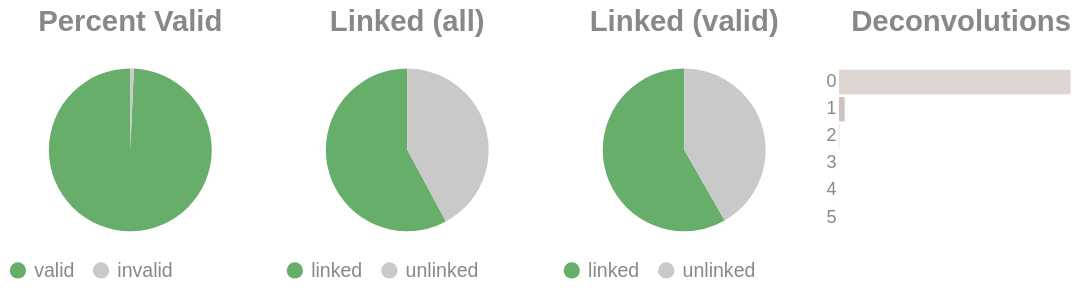

The notebook cell saved with this chart:
### Code cell
if SKIPLR:
    pass
else:
    clash = Counter()
    for i in valids['molecule'].to_list():
        _mol = i.split("-")
        if len(_mol) == 1:
            clash.update('0')
        else:
            clash.update(_mol[-1])

    _d = {"deconvolutions": [], 'count': []}
    for k,v in clash.items():
        _d['deconvolutions'].append(k)
        _d['count'].append(v)

    tot_valid = valids['reads'].sum()
    mask = valids['reads'] >= 2
    n_linked_reads = valids.filter(mask)['reads'].sum()
    if n_linked_reads == 0:
        print_html("No linked molecules (>=2 reads) were detected; skipping linked-only distributions.")
        SKIPLR = True
    else:
        perc_valid = round(tot_valid / n_reads, 4)
        linked_perc_abs = round(n_linked_reads / n_reads, 4)
        linked_perc = round(n_linked_reads / tot_valid, 4)

    _valid = pl.DataFrame({"valids": ['valid', 'invalid'], "count": [tot_valid, n_reads - tot_valid]})
    _linked_abs = pl.DataFrame({"linked (absolute)": ['linked', 'unlinked'], "count": [n_linked_reads, n_reads - n_linked_reads]})
    _linked_rel = pl.DataFrame({"linked (valids)": ['linked', 'unlinked'], "count": [n_linked_reads, tot_valid - n_linked_reads]})

    (
        alt.hconcat(
            piechart(_valid, goodval = 'valid', title = "Percent Valid"),
            piechart(_linked_abs, goodval = "linked", title =  "Linked (all)"),
            piechart(_linked_rel, goodval = "linked", title =  "Linked (valid)"),
            convolutionbar(pl.DataFrame(_d), title = "Deconvolutions"),
            center = True,
            bounds = 'flush'
        )
        .resolve_scale(color='independent')
        .resolve_legend('independent')
        .properties(usermeta={'embedOptions': {"actions": False}})
    ).display()

### Figure 1 — Vega-Lite specification as saved in the notebook (floating-point values rounded to 4 significant figures)
{"width": "container", "height": 400, "config": {"title": {"anchor": "start", "dy": -15, "fontSize": 18, "color": "#888888", "subtitleColor": "#888888", "subtitleFontSize": 14}, "arc": {"fill": "#0072B2"}, "axis": {"domainColor": "#888888", "domainWidth": 0.5, "gridWidth": 0.2, "grid": false, "titleFontWeight": 400, "titleFontSize": 15, "labelFontSize": 11, "labelColor": "#888888", "tickColor": "#888888", "tickWidth": 0.2, "titleColor": "#888888"}, "axisBand": {"grid": false}, "axisX": {"grid": true, "tickSize": 10, "domainCap": "round"}, "axisY": {"domain": false, "grid": true, "tickSize": 0, "domainCap": "round"}, "background": "transparent", "header": {"labelFontSize": 15, "labelColor": "#888888", "titleFontSize": 15, "titleFontWeight": 600, "titleColor": "#888888"}, "legend": {"labelFont": "sans-serif", "labelFontSize": 12, "labelColor": "#888888", "symbolSize": 100, "symbolType": "circle", "titleFontSize": 12, "titlePadding": 10, "titleColor": "#888888", "title": null}, "range": {"category": ["#E69F00", "#56B4E9", "#009E73", "#F0E442", "#0072B2", "#D55E00", "#CC79A7", "#000000"], "diverging": ["#cfe8f3", "#a2d4ec", "#73bfe2", "#46abdb", "#1696d2", "#12719e"]}, "area": {"fill": "#0072B2", "fillOpacity": 0.7, "line": true, "strokeOpacity": 0.7}, "line": {"color": "#0072B2", "stroke": "#0072B2", "strokeWidth": 2}, "trail": {"color": "#0072B2", "stroke": "#0072B2", "strokeWidth": 0, "size": 1}, "point": {"filled": true, "fillOpacity": 1.0, "size": 95}, "text": {"color": "#888888", "fontSize": 11, "align": "right", "fontWeight": 400, "size": 11}, "bar": {"fill": "#0072B2", "stroke": null}, "view": {"stroke": null, "continuousWidth": 660, "continuousHeight": 400}}, "hconcat": [{"data": {"name": "data-3b1410129e62bd8b3e2a248b4351849e"}, "mark": {"type": "arc"}, "encoding": {"color": {"field": "valids", "legend": {"orient": "bottom", "title": null}, "scale": {"domain": ["valid", "invalid"], "range": ["#68ae6b", "#C9C9C9"]}, "title": "Valids", "type": "nominal"}, "theta": {"field": "count", "type": "quantitative"}, "tooltip": [{"field": "valids", "title": "Valids", "type": "ordinal"}, {"field": "percent", "format": ".2%", "title": "Percent", "type": "quantitative"}, {"field": "count", "title": "Count", "type": "quantitative"}]}, "height": 100, "title": {"text": "Percent Valid", "align": "center", "anchor": "middle"}, "transform": [{"calculate": "datum.count / 5646014", "as": "percent"}], "width": 150}, {"data": {"name": "data-40b6f08d8ea71cc6ca6bb0aecf16573d"}, "mark": {"type": "arc"}, "encoding": {"color": {"field": "linked (absolute)", "legend": {"orient": "bottom", "title": null}, "scale": {"domain": ["linked", "unlinked"], "range": ["#68ae6b", "#C9C9C9"]}, "title": "Linked (Absolute)", "type": "nominal"}, "theta": {"field": "count", "type": "quantitative"}, "tooltip": [{"field": "linked (absolute)", "title": "Linked (Absolute)", "type": "ordinal"}, {"field": "percent", "format": ".2%", "title": "Percent", "type": "quantitative"}, {"field": "count", "title": "Count", "type": "quantitative"}]}, "height": 100, "title": {"text": "Linked (all)", "align": "center", "anchor": "middle"}, "transform": [{"calculate": "datum.count / 5646014", "as": "percent"}], "width": 150}, {"data": {"name": "data-004c7d248306b5aadc51b8df04b66fc2"}, "mark": {"type": "arc"}, "encoding": {"color": {"field": "linked (valids)", "legend": {"orient": "bottom", "title": null}, "scale": {"domain": ["linked", "unlinked"], "range": ["#68ae6b", "#C9C9C9"]}, "title": "Linked (Valids)", "type": "nominal"}, "theta": {"field": "count", "type": "quantitative"}, "tooltip": [{"field": "linked (valids)", "title": "Linked (Valids)", "type": "ordinal"}, {"field": "percent", "format": ".2%", "title": "Percent", "type": "quantitative"}, {"field": "count", "title": "Count", "type": "quantitative"}]}, "height": 100, "title": {"text": "Linked (valid)", "align": "center", "anchor": "middle"}, "transform": [{"calculate": "datum.count / 5606782", "as": "percent"}], "width": 150}, {"data": {"name": "data-ea862021638eea6b626f3129df56404c"}, "mark": {"type": "bar"}, "encoding": {"color": {"field": "deconvolutions", "legend": null, "scale": {"scheme": "lightgreyred"}, "type": "nominal"}, "tooltip": [{"field": "deconvolutions", "title": "Deconvolutions", "type": "ordinal"}, {"field": "percent", "format": ".2%", "title": "Percent", "type": "quantitative"}, {"field": "count", "title": "Count", "type": "quantitative"}], "x": {"axis": null, "field": "count", "type": "quantitative"}, "y": {"field": "deconvolutions", "sort": "ascending", "title": null, "type": "nominal"}}, "height": 100, "title": {"text": "Deconvolutions", "align": "center", "anchor": "middle"}, "transform": [{"calculate": "datum.count / 3403494", "as": "percent"}], "width": 150}], "bounds": "flush", "center": true, "resolve": {"legend": {"angle": "independent"}, "scale": {"color": "independent"}}, "usermeta": {"embedOptions": {"actions": false}}, "$schema": "https://vega.github.io/schema/vega-lite/v6.1.0.json", "datasets": {"data-3b1410129e62bd8b3e2a248b4351849e": [{"valids": "valid", "count": 5606782}, {"valids": "invalid", "count": 39232}], "data-40b6f08d8ea71cc6ca6bb0aecf16573d": [{"linked (absolute)": "linked", "count": 3267894}, {"linked (absolute)": "unlinked", "count": 2378120}], "data-004c7d248306b5aadc51b8df04b66fc2": [{"linked (valids)": "linked", "count": 3267894}, {"linked (valids)": "unlinked", "count": 2338888}], "data-ea862021638eea6b626f3129df56404c": [{"deconvolutions": "0", "count": 3317166}, {"deconvolutions": "1", "count": 81632}, {"deconvolutions": "2", "count": 4225}, {"deconvolutions": "3", "count": 413}, {"deconvolutions": "4", "count": 50}, {"deconvolutions": "5", "count": 8}]}}
